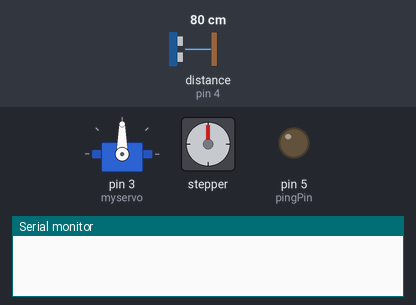
Simulated run of this sketch. Board: Arduino Uno, built with avr-gcc and run on an emulated ATmega328P. Shown: servo, stepper motor, output pins drawn as LEDs (lit = HIGH), the last lines printed to the serial monitor. The inputs (shaded band) are chosen by the test bench; at power-on: distance to the obstacle (sensor on pin 4) 80 cm. The echo pulse lasts 58.3 µs per cm; stepper angles assume 4096 steps per turn.

Above: at 0.1 s.
At 12.1 s:
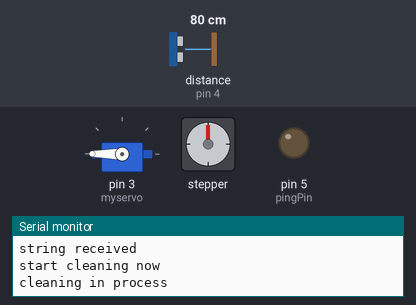
At 34.4 s:
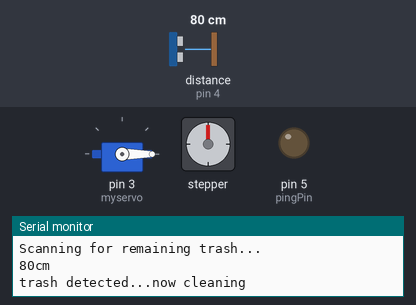
Timing chart, 0 to 40.0 s (numbered marks = the images above):
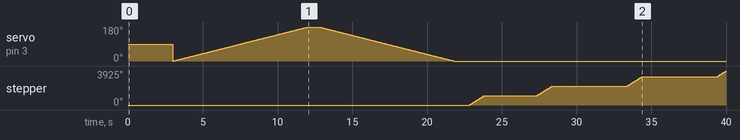

The sketch:

PROJECT3.ino
```cpp
#include <Servo.h>
#include <CheapStepper.h>
CheapStepper stepper;
Servo myservo;

boolean moveClockwise = true;
int pos = 0;
String str = "o";
int i = 0;
boolean boo = true;


const int echoPin = 4; // Echo Pin of Ultrasonic Sensor
const int pingPin = 5; // Trigger Pin of Ultrasonic Sensor

void setup() {

  Serial.begin(9600);   //serial communication
  myservo.attach(3);    //servo motor pin

  pinMode(pingPin, OUTPUT); // pin 5 as output
  pinMode(echoPin, INPUT);  // pin 4 as input

}
void loop() {
  while(Serial.available()>0)
    {

  str = Serial.readString(); //read the str value send from bluetooth (app)
  }

  if (str == "o") {

  delay(1000);
  Serial.println("string received");

  delay(1000);
  Serial.println("start cleaning now");

  delay(1000);
  Serial.println("cleaning in process");

  boo=true;

  for (pos = 0; pos <= 180; pos += 1) {     //turn 180 degree (open floor tile)
    // in steps of 1 degree
    myservo.write(pos);
    delay(50);
  }
  delay(700);

  for (pos = 180; pos >= 0; pos -= 1) {     //turn back 180 degree (close floor tile)
    myservo.write(pos);
    delay(50);

  }
  delay(1000);

   if (moveClockwise == true){        // step motor run 3 rounds
   for (int s=0; s<12288; s++){

    stepper.step(moveClockwise);

    int nStep = stepper.getStep();

   }
   }
     Serial.println("cleaning done");

 while(boo){

  delay(1000);
  Serial.println("Scanning for remaining trash...");

  digitalWrite(echoPin, LOW);     // to detect any remaining trash in the conveyor
  digitalWrite(pingPin, LOW);
  delayMicroseconds(2);

  digitalWrite(pingPin, HIGH);
  delayMicroseconds(10);

  digitalWrite(pingPin, LOW);

  long distance, duration, cm;
  duration = pulseIn(echoPin, HIGH);    //method to convert values from ultrasonic sensor to distance (cm)
  distance = (duration/2)/29.1;

  delay(1000);

  Serial.print(distance);
  Serial.print("cm");
  Serial.println();

  delay(1000);

    if (distance <= 200) {
      Serial.println("trash detected...now cleaning");
      delay(500);

    if (moveClockwise == true){
     for (int s=0; s<12288; s++){

    stepper.step(moveClockwise);

    int nStep = stepper.getStep();
  }

  delay(1000);
}
     delay(500);
      Serial.println("trash cleaned");

    }
    else{                                     // no trash is found, so operation end.
      delay(1000);
      Serial.println("no trash found");

      delay(1000);
      Serial.println("cleaning done");

      boo=false;
          }
        }
      } str = "";                           // jump out of the loop. end the operation
        delay (1000);
       }

  long microsecondsToCentimeters(long microseconds) // method to covert microsec to centimeters
  {
   return microseconds;
}
```

Measured:
- by itself, stepper: turns 1080° clockwise in 0.97 s, then 1080° clockwise in 0.97 s, then 1080° clockwise in 0.97 s, then 667° clockwise in 0.59 s
